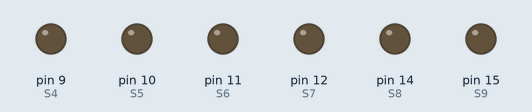
A sketch run on a simulated Arduino Uno, built with avr-gcc and run on an emulated ATmega328P. Parts: output pins drawn as LEDs (lit = HIGH). Pins used as bus, display or sensor lines are not drawn.

Above: at 0.15 s.
At 5.15 s:
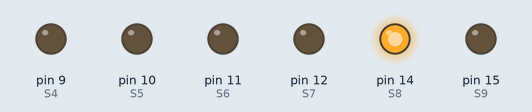
At 9.95 s:
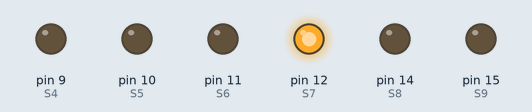
At 19.4 s:
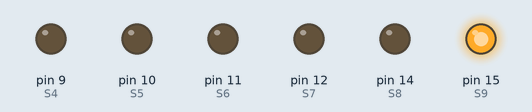
At 28.85 s:
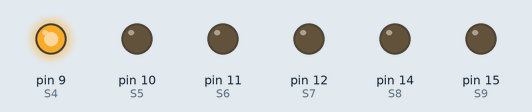
At 38.66 s:
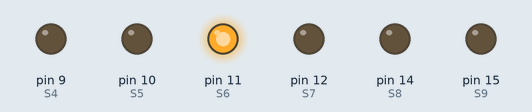
Timing chart, 0 to 40.0 s (numbered marks = the images above):
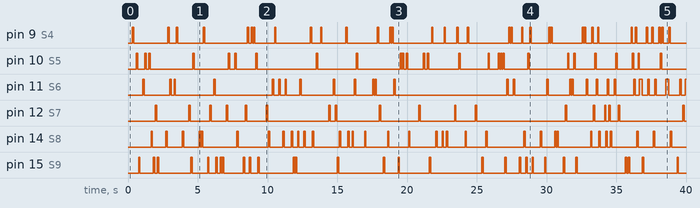

The sketch:

main.ino
```cpp
//#include "functions.h"
#include "pi2000.h"

#define S0 5
#define S1 6
#define S2 7
#define S3 8
#define S4 9
#define S5 10
#define S6 11
#define S7 12
#define S8 14
#define S9 15


const int onTime = 100; //time to hold button
const int cycleTime = 150; // minium full cycle time
const long matchTime = 190000; //3 minutes plus 10 secound buffer
/**
 * Function to press buttons
 *
 **/
 //generic press

void prS(int buttonValue) {
//Serial.print(buttonValue);
  if(buttonValue == 0) {
    //Press 0

    digitalWrite( S0, HIGH);
    delay(onTime);
    digitalWrite( S0, LOW);
    }

  else if(buttonValue == 1) {
  //Press 1

    digitalWrite( S1, HIGH);
    delay(onTime);
    digitalWrite( S1, LOW);
    }

  else if(buttonValue == 2) {
  //Press 2

    digitalWrite( S2, HIGH);
    delay(onTime);
    digitalWrite( S2, LOW);
    }

  else if(buttonValue == 3) {
  //Press 3

    digitalWrite( S3, HIGH);
    delay(onTime);
    digitalWrite( S3, LOW);
    }

  else if(buttonValue == 4) {
  //Press 4

    digitalWrite( S4, HIGH);
    delay(onTime);
    digitalWrite( S4, LOW);
  }

  else if(buttonValue == 5) {
  //Press 5

    digitalWrite( S5, HIGH);
    delay(onTime);
    digitalWrite( S5, LOW);
    }

  else if(buttonValue == 6) {
  //Press 6

    digitalWrite( S6, HIGH);
    delay(onTime);
    digitalWrite( S6, LOW);
    }

  else if(buttonValue == 7) {
  //Press 7

    digitalWrite( S7, HIGH);
    delay(onTime);
    digitalWrite( S7, LOW);
  }

  else if(buttonValue == 8) {
  //Press 8

    digitalWrite( S8, HIGH);
    delay(onTime);
    digitalWrite( S8, LOW);
    }

    else if(buttonValue == 9) {
    //Press 9

    digitalWrite( S9, HIGH);
    delay(onTime);
    digitalWrite( S9, LOW);
    }
}
//end function


/**
 * Intial variable set up
 **/
int piDigit = 0;
int buttonValue = 3;
int currentT=0;
// end varibles


void setup() {
  Serial.begin(9600);

  int startTimestamp = millis();

pinMode( S0, OUTPUT );
pinMode( S1, OUTPUT );
pinMode( S2, OUTPUT );
pinMode( S3, OUTPUT );
pinMode( S4, OUTPUT );
pinMode( S5, OUTPUT );
pinMode( S6, OUTPUT );
pinMode( S7, OUTPUT );
pinMode( S8, OUTPUT );
pinMode( S9, OUTPUT );
}

void loop() {
  //millis value is 3min 10sec at 190,000 millis
    while(millis() < matchTime){
        currentT = millis();
        buttonValue = pi[piDigit] - '0'; //this is a semi reduntant assignment so if time becomes an isssue then we may need to optimize here
        prS(buttonValue);
        //Serial.print(buttonValue); //debug only
        piDigit++;
        //check to make sure that that we do not activate next value before areana is ready
        //this will not be nessesary with solonoids most likely.
      if (millis()-currentT <cycleTime) {
        delay(150-(millis()-currentT));
      }
    }
    //Serial.print("\n");  //debug only
    //Serial.print(piDigit); //debug only
}
```

pi2000.h
```cpp
/**********************************************
 * First 2,000 digits of pi
 **********************************************/

char pi[] = "\
31415926535897932384626433832795028841971693993751\
05820974944592307816406286208998628034825342117067\
98214808651328230664709384460955058223172535940812\
84811174502841027019385211055596446229489549303819\
64428810975665933446128475648233786783165271201909\
14564856692346034861045432664821339360726024914127\
37245870066063155881748815209209628292540917153643\
67892590360011330530548820466521384146951941511609\
43305727036575959195309218611738193261179310511854\
80744623799627495673518857527248912279381830119491\
29833673362440656643086021394946395224737190702179\
86094370277053921717629317675238467481846766940513\
20005681271452635608277857713427577896091736371787\
21468440901224953430146549585371050792279689258923\
54201995611212902196086403441815981362977477130996\
05187072113499999983729780499510597317328160963185\
95024459455346908302642522308253344685035261931188\
17101000313783875288658753320838142061717766914730\
35982534904287554687311595628638823537875937519577\
81857780532171226806613001927876611195909216420198\
93809525720106548586327886593615338182796823030195\
20353018529689957736225994138912497217752834791315\
15574857242454150695950829533116861727855889075098\
38175463746493931925506040092770167113900984882401\
28583616035637076601047101819429555961989467678374\
49448255379774726847104047534646208046684259069491\
29331367702898915210475216205696602405803815019351\
12533824300355876402474964732639141992726042699227\
96782354781636009341721641219924586315030286182974\
55570674983850549458858692699569092721079750930295\
53211653449872027559602364806654991198818347977535\
66369807426542527862551818417574672890977772793800\
08164706001614524919217321721477235014144197356854\
81613611573525521334757418494684385233239073941433\
34547762416862518983569485562099219222184272550254\
25688767179049460165346680498862723279178608578438\
38279679766814541009538837863609506800642251252051\
17392984896084128488626945604241965285022210661186\
30674427862203919494504712371378696095636437191728\
74677646575739624138908658326459958133904780275900";
```

Measured:
- by itself, pin 9 (S4): LOW → HIGH at 0.30 s, → LOW 0.10 s later, → HIGH 2.5 s later, → LOW 0.10 s later, … (70 changes in this stretch)
- by itself, pin 10 (S5): LOW → HIGH at 0.60 s, → LOW 0.10 s later, → HIGH 0.50 s later, → LOW 0.10 s later, … (54 changes in this stretch)
- by itself, pin 11 (S6): LOW → HIGH at 1.1 s, → LOW 0.10 s later, → HIGH 1.8 s later, → LOW 0.10 s later, … (57 changes in this stretch)
- by itself, pin 12 (S7): LOW → HIGH at 2.0 s, → LOW 0.10 s later, → HIGH 2.3 s later, → LOW 0.10 s later, … (36 changes in this stretch)
- by itself, pin 14 (S8): LOW → HIGH at 1.7 s, → LOW 0.10 s later, → HIGH 0.95 s later, → LOW 0.10 s later, … (68 changes in this stretch)
- by itself, pin 15 (S9): LOW → HIGH at 0.75 s, → LOW 0.10 s later, → HIGH 0.95 s later, → LOW 0.10 s later, … (58 changes in this stretch)
